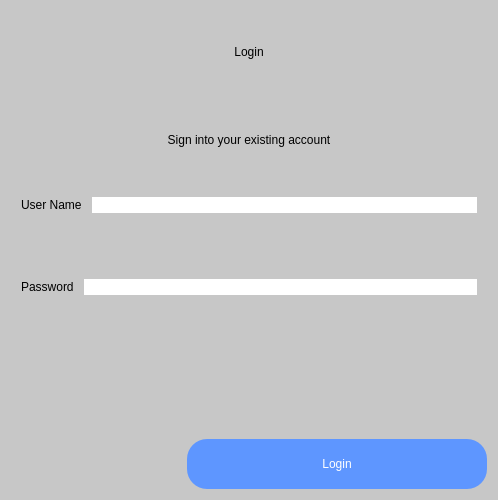
<?xml version="1.0" encoding="UTF-8"?>
<ui version="4.0">
 <class>Dialog</class>
 <widget class="QDialog" name="Dialog">
  <property name="geometry">
   <rect>
    <x>0</x>
    <y>0</y>
    <width>498</width>
    <height>500</height>
   </rect>
  </property>
  <property name="minimumSize">
   <size>
    <width>0</width>
    <height>0</height>
   </size>
  </property>
  <property name="maximumSize">
   <size>
    <width>16777215</width>
    <height>16777215</height>
   </size>
  </property>
  <property name="windowTitle">
   <string>Dialog</string>
  </property>
  <property name="styleSheet">
   <string notr="true">QWidget#Dialog{background-color:rgb(199, 199, 199);}</string>
  </property>
  <layout class="QVBoxLayout" name="verticalLayout">
   <item>
    <widget class="QLabel" name="label">
     <property name="styleSheet">
      <string notr="true">font: 75 38pt &quot;Script MT Bold&quot;;</string>
     </property>
     <property name="text">
      <string>Login</string>
     </property>
     <property name="alignment">
      <set>Qt::AlignCenter</set>
     </property>
    </widget>
   </item>
   <item>
    <widget class="QLabel" name="label_2">
     <property name="styleSheet">
      <string notr="true">font: 18pt &quot;MS Reference Sans Serif&quot;;</string>
     </property>
     <property name="text">
      <string>Sign into your existing account</string>
     </property>
     <property name="alignment">
      <set>Qt::AlignCenter</set>
     </property>
    </widget>
   </item>
   <item>
    <layout class="QHBoxLayout" name="horizontalLayout">
     <property name="spacing">
      <number>10</number>
     </property>
     <property name="leftMargin">
      <number>10</number>
     </property>
     <property name="topMargin">
      <number>10</number>
     </property>
     <property name="rightMargin">
      <number>10</number>
     </property>
     <property name="bottomMargin">
      <number>50</number>
     </property>
     <item>
      <widget class="QLabel" name="label_3">
       <property name="styleSheet">
        <string notr="true">font: 14pt &quot;MV Boli&quot;;</string>
       </property>
       <property name="text">
        <string>User Name</string>
       </property>
      </widget>
     </item>
     <item>
      <widget class="QLineEdit" name="emailField">
       <property name="styleSheet">
        <string notr="true">border-radius:20px;
font: 18pt &quot;MS Shell Dlg 2&quot;;</string>
       </property>
       <property name="text">
        <string/>
       </property>
      </widget>
     </item>
    </layout>
   </item>
   <item>
    <layout class="QHBoxLayout" name="horizontalLayout_2">
     <property name="spacing">
      <number>10</number>
     </property>
     <property name="leftMargin">
      <number>10</number>
     </property>
     <property name="topMargin">
      <number>10</number>
     </property>
     <property name="rightMargin">
      <number>10</number>
     </property>
     <property name="bottomMargin">
      <number>50</number>
     </property>
     <item>
      <widget class="QLabel" name="label_4">
       <property name="styleSheet">
        <string notr="true">font: 14pt &quot;MV Boli&quot;;</string>
       </property>
       <property name="text">
        <string>Password</string>
       </property>
      </widget>
     </item>
     <item>
      <widget class="QLineEdit" name="passwordField">
       <property name="styleSheet">
        <string notr="true">border-radius:20px;
font: 18pt &quot;MS Shell Dlg 2&quot;;</string>
       </property>
      </widget>
     </item>
    </layout>
   </item>
   <item>
    <widget class="QLabel" name="error">
     <property name="font">
      <font>
       <pointsize>14</pointsize>
       <weight>75</weight>
       <bold>true</bold>
      </font>
     </property>
     <property name="text">
      <string/>
     </property>
    </widget>
   </item>
   <item alignment="Qt::AlignRight">
    <widget class="QPushButton" name="UPLogin">
     <property name="minimumSize">
      <size>
       <width>300</width>
       <height>50</height>
      </size>
     </property>
     <property name="maximumSize">
      <size>
       <width>300</width>
       <height>50</height>
      </size>
     </property>
     <property name="styleSheet">
      <string notr="true">background-color: rgb(94, 150, 255);
color: rgb(255, 255, 255);
font: 81 14pt &quot;Rockwell Extra Bold&quot;;
border-radius:20px;</string>
     </property>
     <property name="text">
      <string>Login</string>
     </property>
    </widget>
   </item>
  </layout>
 </widget>
 <resources/>
 <connections/>
</ui>
